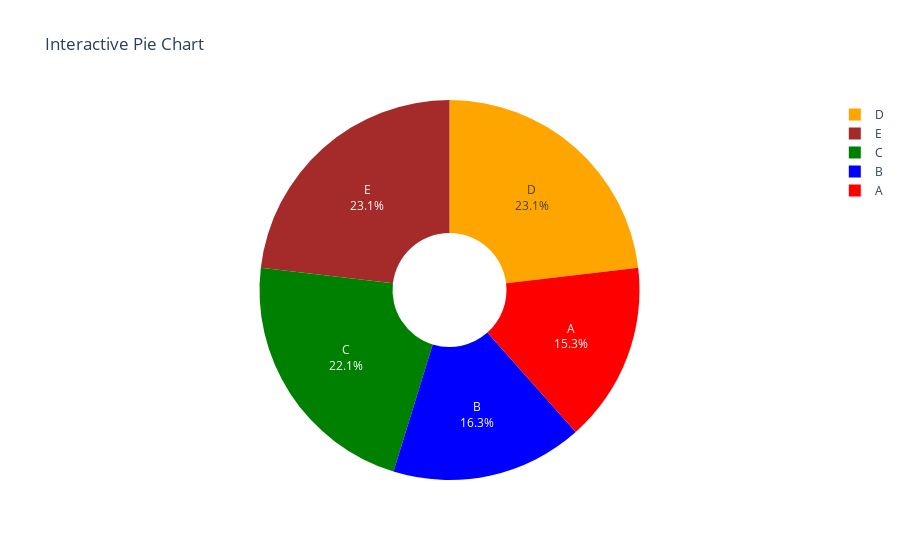

Notebook code for this chart:
### Code cell
import plotly.graph_objects as go
import plotly.express as px
import numpy as np


np.random.seed(0)  
labels = ['A', 'B', 'C', 'D', 'E']
values = np.random.randint(1, 100, size=len(labels))


fig = go.Figure()


fig.add_trace(go.Pie(
    labels=labels,
    values=values,
    textinfo='label+percent',  
    hole=0.3,  
    marker=dict(colors=['red','blue','green','orange','brown']) 
))


fig.update_layout(
    title='Interactive Pie Chart'
)

fig.show()

### Figure 1 — Plotly figure (JSON) as saved in the notebook; plotly's stock layout.template omitted (floating-point values rounded to 4 significant figures)
{"data": [{"hole": 0.3, "labels": ["A", "B", "C", "D", "E"], "marker": {"colors": ["red", "blue", "green", "orange", "brown"]}, "textinfo": "label+percent", "type": "pie", "values": [45, 48, 65, 68, 68]}], "layout": {"autosize": true, "title": {"text": "Interactive Pie Chart"}}}
